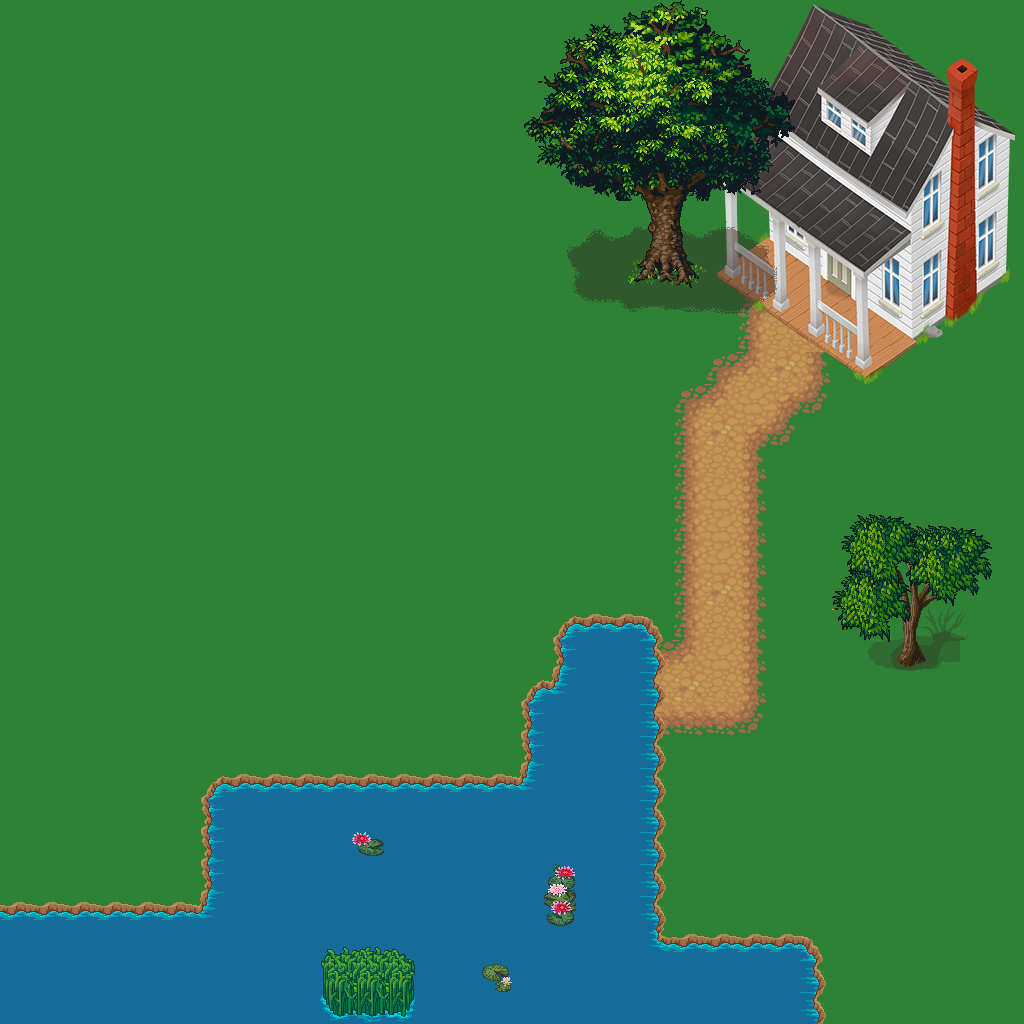

A 2D game scene composited from a Tiled map and its tileset images. What follows is a short description and the map's XML, with each tile layer's data collapsed to a summary:
An orthogonal 32x32 tile map with 32x32 px tiles, 9 tile layers (Grass Layer, Improvement Layer, Road Layer, NoWater Layer, ...), 4 tilesets.

<map version="1.5" tiledversion="1.7.2" orientation="orthogonal" renderorder="right-down" width="32" height="32" tilewidth="32" tileheight="32" infinite="0" nextlayerid="10" nextobjectid="1">
 <tileset firstgid="1" source="Terrain.tsx" />
 <tileset firstgid="1037" source="Farmhouse_388x324.tsx" />
 <tileset firstgid="1157" source="Trees-green.tsx" />
 <tileset firstgid="2181" source="Trees-dead.tsx" />
 <layer id="2" name="Grass Layer" width="32" height="32">
  <data>[1024 cells, 1024 non-empty, 1 distinct tile ids]</data>
 </layer>
 <layer id="4" name="Improvement Layer" width="32" height="32">
  <data>[1024 cells, 0 non-empty, 0 distinct tile ids]</data>
 </layer>
 <layer id="5" name="Road Layer" width="32" height="32">
  <data>[1024 cells, 48 non-empty, 12 distinct tile ids]</data>
 </layer>
 <layer id="1" name="NoWater Layer" width="32" height="32">
  <properties>
   <property name="canWalk" type="bool" value="false" />
  </properties>
  <data>[1024 cells, 182 non-empty, 8 distinct tile ids]</data>
 </layer>
 <layer id="3" name="Water Layer" width="32" height="32">
  <properties>
   <property name="canWalk" type="bool" value="false" />
   <property name="hasWater" type="bool" value="true" />
  </properties>
  <data>[1024 cells, 182 non-empty, 8 distinct tile ids]</data>
 </layer>
 <layer id="9" name="WaterPlants Layer" width="32" height="32">
  <data>[1024 cells, 13 non-empty, 13 distinct tile ids]</data>
 </layer>
 <layer id="8" name="Buildings Layer" width="32" height="32">
  <data>[1024 cells, 120 non-empty, 120 distinct tile ids]</data>
 </layer>
 <layer id="6" name="TreesDead Layer" width="32" height="32">
  <data>[1024 cells, 115 non-empty, 115 distinct tile ids]</data>
 </layer>
 <layer id="7" name="Trees Layer" width="32" height="32">
  <data>[1024 cells, 115 non-empty, 115 distinct tile ids]</data>
 </layer>
</map>
